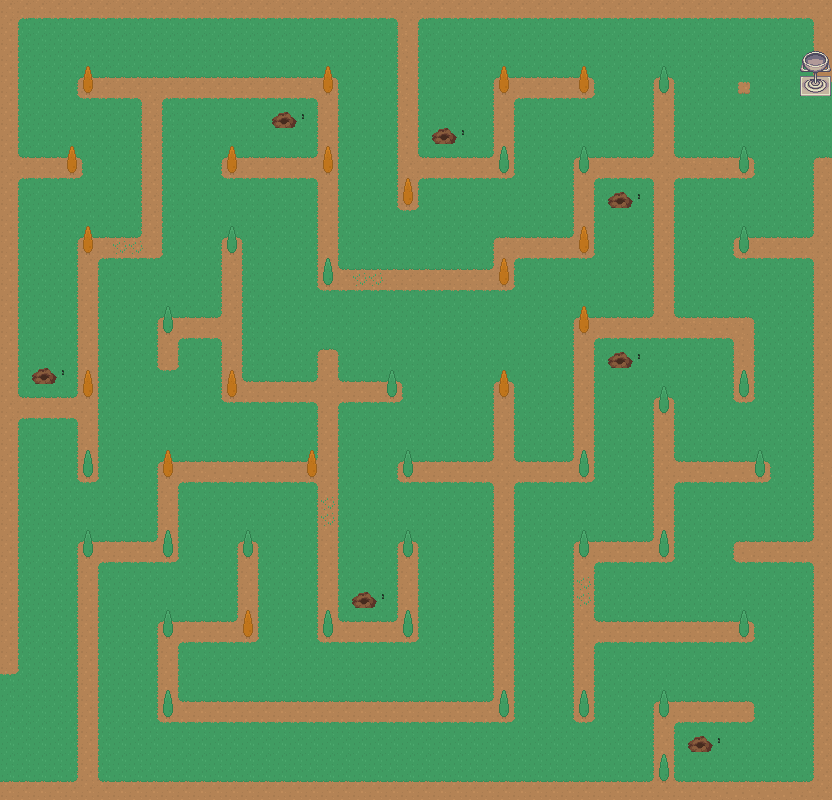

A 2D game scene composited from a Tiled map and its tileset images. What follows is a short description and the map's XML, with each tile layer's data collapsed to a summary:
An orthogonal 52x50 tile map with 16x16 px tiles, 3 tile layers (Background, Buildings, Front), 2 tilesets.

<map version="1.0" orientation="orthogonal" renderorder="right-down" width="52" height="50" tilewidth="16" tileheight="16" nextobjectid="1">
 <tileset firstgid="1" name="Biniou" tilewidth="16" tileheight="16" spacing="1" tilecount="1036" columns="37">
  <image source="../roguelikeCity.png" width="628" height="475" />
 </tileset>
 <tileset firstgid="1037" name="biniou2" tilewidth="16" tileheight="16" spacing="1" tilecount="3600" columns="60">
  <image source="../terrain_atlas.png" width="1024" height="1024" />
 </tileset>
 <layer name="Background" width="52" height="50">
  <data>[2600 cells, 2600 non-empty, 1 distinct tile ids]</data>
 </layer>
 <layer name="Buildings" width="52" height="50">
  <data>[2600 cells, 1510 non-empty, 16 distinct tile ids]</data>
 </layer>
 <layer name="Front" width="52" height="50">
  <data>[2600 cells, 141 non-empty, 18 distinct tile ids]</data>
 </layer>
</map>
